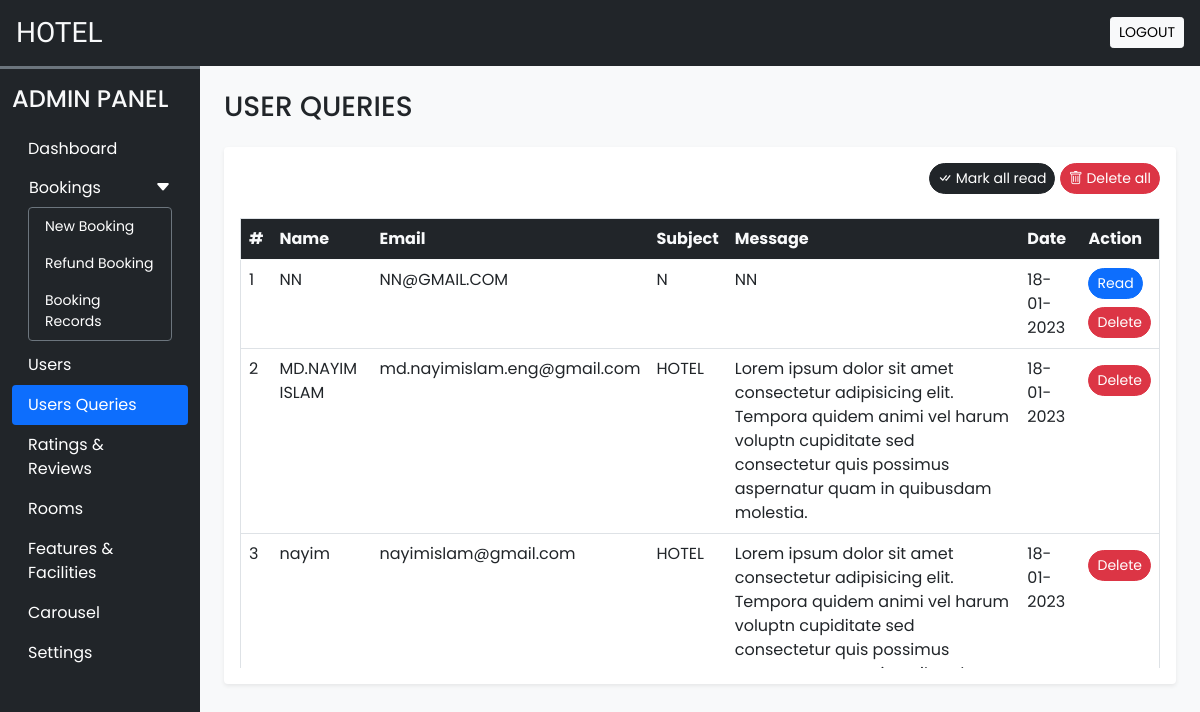
Screenshot of /admin/user_queries.php (signed in) with the database file from the repository.
### tables this page shows
CREATE TABLE `user_queries` (
  `sr_no` int(11) NOT NULL,
  `name` varchar(200) NOT NULL,
  `email` varchar(200) NOT NULL,
  `subject` varchar(200) NOT NULL,
  `message` varchar(500) NOT NULL,
  `datentime` datetime NOT NULL DEFAULT current_timestamp(),
  `seen` tinyint(4) NOT NULL DEFAULT 0
);

### admin/user_queries.php (the view, shortened to what this page needs)
<!DOCTYPE html>
<html lang="en">
<head>
    <?php require('inc/link.php'); ?>
</head>
<body class="bg-light">
    <?php require('inc/header.php'); ?>
    <div class="container-fluid" id="main-content">
        <div class="row">
            <div class="col-lg-10 ms-auto p-4 overflow-hidden">
                <h3 class="mb-4">USER QUERIES</h3>
                <div class="card border-0 shadow-sm mb-4">
                    <div class="card-body">
                        <div class="text-end mb-4">
                            <a href="?seen=all" class="btn btn-dark rounded-pill shadow-none btn-sm">
                                <i class="bi bi-check-all"></i> Mark all read
                            </a>
                            <a href="?del=all" class="btn btn-danger rounded-pill shadow-none btn-sm">
                                <i class="bi bi-trash"></i> Delete all
                            </a>
                        </div>
                        <div class="table-responsive-md" style="height: 450px; overflow-y: scroll;">
                            <table class="table table-hover border">
                                <thead class="sticky-top">
                                    <tr class="bg-dark text-light">
                                        <th scope="col">#</th>
                                        <th scope="col">Name</th>
                                        <th scope="col">Email</th>
                                        <th scope="col">Subject</th>
                                        <th scope="col">Message</th>
                                        <th scope="col">Date</th>
                                        <th scope="col">Action</th>
                                    </tr>
                                </thead>
                                <tbody>
                                    <?php
                                    $q = "SELECT * FROM `user_queries` ORDER BY `sr_no` DESC";
                                    $data = mysqli_query($con, $q);
                                    $i = 1;
                                    while ($row = mysqli_fetch_assoc($data)) {
                                        $date = date("d-m-Y", strtotime($row['datentime']));
                                        $Seen = '';
                                        if ($row['seen'] != 1) {
                                            $Seen = "<a href='?seen=$row[sr_no]' class='btn btn-sm rounded-pill btn-primary'>Read</a> <br>";
                                        }
                                        $Seen .= "<a href='?del=$row[sr_no]' class='btn btn-sm rounded-pill btn-danger mt-2'>Delete</a>";
                                        echo <<<query
                                            <tr>
                                                <td>$i</td>
                                                <td>$row[name]</td>
                                                <td>$row[email]</td>
                                                <td>$row[subject]</td>
                                                <td>$row[message]</td>
                                                <td>$date</td>
                                                <td>$Seen</td>
                                            </tr>
                                        query;
                                        $i++;
                                    }
                                    ?>
                                </tbody>
                            </table>
                        </div>
                    </div>
                </div>
            </div>
        </div>
    </div>
</body>
</html>

### admin/css/common.css (style rules this page uses)
:root { --teal: #2ec1ac; --teal_hover: #279e8c; }
* { font-family: "Poppins", sans-serif; }

### rows the page displays
user_queries: name "NN", email "NN@GMAIL.COM", subject "N", message "NN", datentime "18-01-2023"
user_queries: name "MD.NAYIM ISLAM", email "md.nayimislam.eng@gmail.com", subject "HOTEL", message "Lorem ipsum dolor sit amet consectetur adipisicing elit. Tempora quidem animi vel harum voluptn cupiditate sed consectetur quis possimus aspernatur quam in quibusdam molestia.", datentime "18-01-2023"
user_queries: name "nayim", email "nayimislam@gmail.com", subject "HOTEL", message "Lorem ipsum dolor sit amet consectetur adipisicing elit. Tempora quidem animi vel harum voluptn cupiditate sed consectetur quis possimus…", datentime "18-01-2023"
